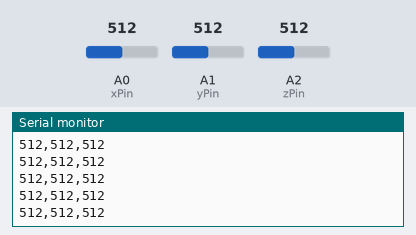
The sketch below on a simulated Arduino Uno, built with avr-gcc and run on an emulated ATmega328P. Parts: the last lines printed to the serial monitor. The test bench sets the inputs (shaded band); at power-on: A2 (zPin) = 512, A0 (xPin) = 512, A1 (yPin) = 512.

Above: at 4.2 s.
4.3 s: A2 (zPin) set to 105
At 4.8 s:
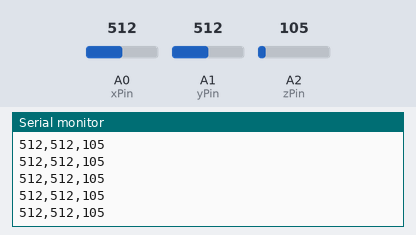
5.8 s: A2 (zPin) set to 95
At 6.7 s:
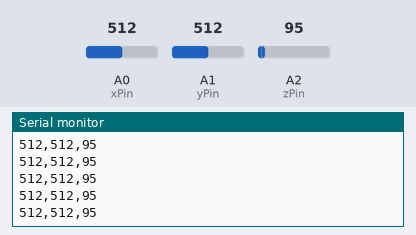
8.8 s: A2 (zPin) set to 11
At 9.9 s:
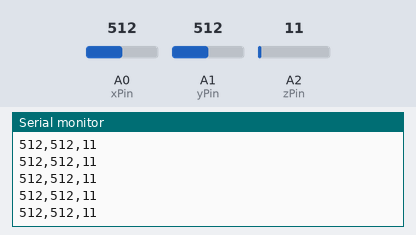
10.3 s: A2 (zPin) set to 8
At 10.8 s:
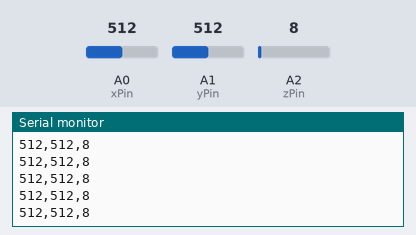
Timing chart, 0 to 12.8 s (numbered marks = the images above; inputs shaded):
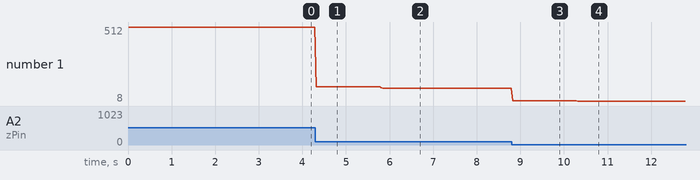

The sketch:

adquisition.ino
```cpp
// 1. Definimos en qué pines conectamos el sensor
const int xPin = A0;
const int yPin = A1;
const int zPin = A2;

void setup() {
  // 2. Iniciamos la comunicación serial a 9600 baudios
  Serial.begin(9600);
}

void loop() {
  // 3. Variables para acumular las lecturas y promediar
  long xRaw = 0, yRaw = 0, zRaw = 0;

  // 4. Bucle de filtrado: Leemos 10 veces rápido
  for(int i = 0; i < 10; i++) {
    xRaw += analogRead(xPin); // Sumamos lectura actual de X
    yRaw += analogRead(yPin); // Sumamos lectura actual de Y
    zRaw += analogRead(zPin); // Sumamos lectura actual de Z
    delay(1);                 // Esperamos 1ms entre lecturas
  }

  // 5. Enviamos el promedio al puerto serial separado por comas
  // Esto reduce el "ruido" o saltos bruscos en la gráfica
  Serial.print(xRaw / 10);
  Serial.print(",");
  Serial.print(yRaw / 10);
  Serial.print(",");
  Serial.println(zRaw / 10); // El println hace el salto de línea final

  delay(20); // 6. Pausa de 20ms para no saturar el canal de datos
}
```

Measured:
- after the input at 4.3 s, the serial monitor: prints a new line at once (image 1)
- after the input at 5.8 s, the serial monitor: prints a new line at once (image 2)
- after the input at 8.8 s, the serial monitor: prints a new line at once (image 3)
- after the input at 10.3 s, the serial monitor: prints a new line at once (image 4)
- plotted number 1: 512 → 105 after the input at 4.3 s, 105 → 95 after the input at 5.8 s, 95 → 11 after the input at 8.8 s, 11 → 8 after the input at 10.3 s
